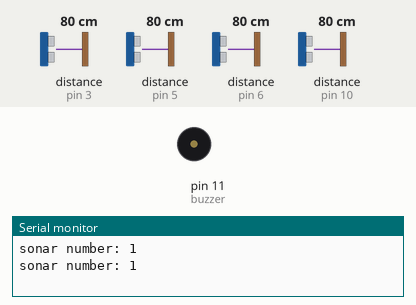
Recording of a sketch running on a simulated Arduino Uno, built with avr-gcc and run on an emulated ATmega328P. Shown: buzzer (waves = sounding), the last lines printed to the serial monitor. Wiring (inferred from the names in the program): 4 × ultrasonic range finder: trigger pin 2, echo pin 3 / trigger pin 4, echo pin 5 / trigger pin 7, echo pin 6 / trigger pin 12, echo pin 10. The test bench sets the inputs (shaded band); at power-on: distance to the obstacle (sensors on pin 3, pin 5, pin 6, pin 10) 80 cm. The echo pulse lasts 58.3 µs per cm.

Above: at 1.27 s.
1.3 s: distance to the obstacle (sensor on pin 3) set to 2 cm
4.3 s: distance to the obstacle (sensor on pin 5) set to 120 cm
7.3 s: distance to the obstacle (sensor on pin 6) set to 35 cm
10.3 s: distance to the obstacle (sensor on pin 10) set to 4 cm
13.3 s: distance to the obstacle (sensor on pin 3) set to 5 cm
At 15.4 s:
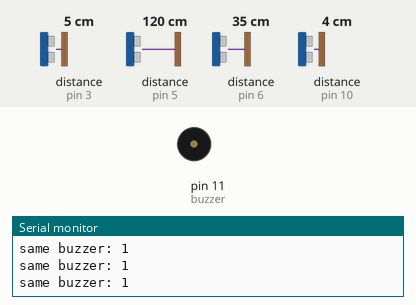
16.3 s: distance to the obstacle (sensor on pin 5) set to 2 cm
At 16.52 s:
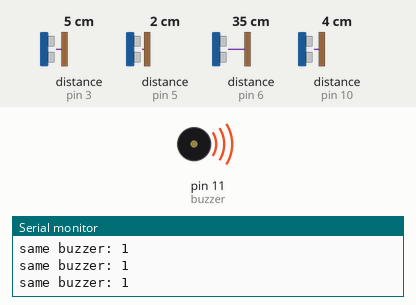
Timing chart, 0 to 19.3 s (numbered marks = the images above; inputs shaded):
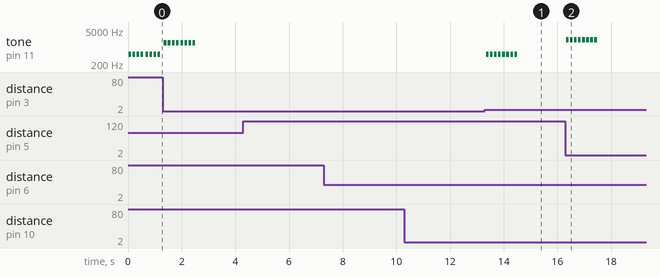

The sketch:

zone_code.ino
```cpp
//trigger pin does not need pwm
//echo pin needs pwm

#define sonars 4 //number of sonars
#define MAX_DIST 100.0
const int trigPin1 = 12;
const int echoPin1 = 10;
const int trigPin2 = 7;
const int echoPin2 = 6;
const int trigPin3 = 2;
const int echoPin3 = 3;
const int trigPin4 = 4;
const int echoPin4 = 5;
const int buzzer = 11;

bool same_sonar = false;
/*haha*/ long boi[2];

int trigArray[4] = {12, 7, 2, 4}; //array of the trig pins accessilbe via sonar_no - 1
int echoArray[4] = {10, 6, 3, 5}; //same thing as trigArray but for echo

int flag = 0;

bool done_init = false;

int buzzer_tones[] = {500, 1000, 1500, 2000}; // each element represents sonars #s 1-4

long init_dist[4];

int sonar_list[2];

int s_distance1 = 0;

int same_dist = 0;
int sonar_no = 0;
int sonar_zone = 0; //1, 2 for testing

void sensors(const int, const int, const int);
void buzzer_logic(const int);
int PrioritySonar(const long *);
int zone_check(const long);


void setup() {
  // put your setup code here, to run once:
  pinMode(trigPin1, OUTPUT); // Sets the trigPin as an Output
  pinMode(echoPin1, INPUT); // Sets the echoPin as an Input
  pinMode(trigPin2, OUTPUT);
  pinMode(echoPin2, INPUT);
  pinMode(trigPin3, OUTPUT);
  pinMode(echoPin3, INPUT);
  pinMode(trigPin4, OUTPUT);
  pinMode(echoPin4, INPUT);
  pinMode(buzzer, OUTPUT);
  for(int i = 0; i < 10; i++)
    sonar_list[i] = 1000;
  Serial.begin(9600); // Starts the serial communication

}

void loop() {
  done_init = false;

  //initialization to find the closest sonar
  sonar_no = 1;
  sensors(trigPin1, echoPin1, sonar_no);
  sonar_no++;
  sensors(trigPin2, echoPin2, sonar_no);
  sonar_no++;
  sensors(trigPin3, echoPin3, sonar_no);
  sonar_no++;
  sensors(trigPin4, echoPin4, sonar_no);
  sonar_no = 1;

  done_init = true; //after initializing, set to true to initial buzzing

  sonar_no = 1;

  sonar_no = PrioritySonar(init_dist);

  if(sonar_no == 1)
    sensors(trigPin1, echoPin1, sonar_no);
  if(sonar_no == 2)
    sensors(trigPin2, echoPin2, sonar_no);
  if(sonar_no == 3)
    sensors(trigPin3, echoPin3, sonar_no);
  if(sonar_no == 4)
    sensors(trigPin4, echoPin4, sonar_no);
}

//function with paramters trigPin, echoPin, sonar_no
//function activates sensors based on which which pins
//are passed in to the function
void sensors(const int trigPin, const int echoPin, const int sonar_no) {
  // Clears the trigPin
  // Serial.println("--------------------");
  // Serial.print("sonar number: ");
  // Serial.println(sonar_no);
  long s_duration1 = 0;
  long s_duration2 = 0;

  s_distance1 = 0;
  digitalWrite(trigPin, LOW);
  delayMicroseconds(2);

  // Sets the trigPin on HIGH state for 10 micro seconds
  digitalWrite(trigPin, HIGH);
  delayMicroseconds(10);
  digitalWrite(trigPin, LOW);

  // Reads the echoPin, returns the sound wave travel time in microseconds
  s_duration1 = pulseIn(echoPin, HIGH);

  // Calculating the first distance of S1 and S2
  s_distance1 = s_duration1 * 0.034 / 2;
  if(!done_init)
    init_dist[sonar_no-1] = s_distance1;

  if(done_init)
    buzzer_logic(s_distance1);
}


//just to return the distance from a sensor reading
int sensors2(const int trigPin, const int echoPin, const int sonar_no) {

  long s_duration1 = 0;
  long s_distance2 = 0;

  digitalWrite(trigPin, LOW);
  delayMicroseconds(2);

  // Sets the trigPin on HIGH state for 10 micro seconds
  digitalWrite(trigPin, HIGH);
  delayMicroseconds(10);
  digitalWrite(trigPin, LOW);

  // Reads the echoPin, returns the sound wave travel time in microseconds
  s_duration1 = pulseIn(echoPin, HIGH);

  // Calculating the first distance of S1 and S2
  s_distance2 = s_duration1 * 0.034 / 2;

  return s_distance2;
}

void buzzer_logic(const int s_d1){
    bool diff_sonar = true;
    if(!same_sonar){
      if(s_d1 < MAX_DIST){
        for(int i = 0; i < 4; i++){
          tone(buzzer,buzzer_tones[sonar_no-1]);
          delay(100);
          noTone(buzzer);
          delay(50);
        }
      }
      Serial.print("sonar number: ");
      Serial.println(sonar_no);
      if(flag > 0){
        Serial.print("s_distance1: ");
        Serial.println(s_distance1);
        sonar_zone = zone_check(s_distance1);
        Serial.print("current zone: ");
          Serial.println(sonar_zone);
        sonar_list[flag] = sonar_no;
        if(sonar_list[flag] == sonar_list[flag-1]){
          same_sonar = true;
          //flag = 0;
        }
        else
          flag = 0;
      }
      else{
        sonar_list[flag] = sonar_no;
        flag = 1;
      }
    }
    //logic for calculating the difference
    //can be done here
    else {
      long temp_arr[sonars];
      if(s_d1 > MAX_DIST){
        flag = 0;
        same_sonar = false;
      }
      if(same_sonar){
        noTone(buzzer);
        Serial.print("same buzzer: ");
        Serial.println(sonar_list[flag]);

        if(flag == 1){
          sonar_list[flag] = sonar_no;
          flag = 0;
        }
        else{
          sonar_list[flag] = sonar_no;
          flag = 1;
        }
        if(sonar_list[0] != sonar_list[1]){
          same_sonar = false;
          flag = 0;
        }

        if(zone_check(s_distance1) != -1 && sonar_zone != zone_check(s_distance1)){
          Serial.print("different zone: ");
          Serial.println(sonar_zone);
          sonar_zone = zone_check(s_distance1);
          flag = 0;
          same_sonar = false;
        }

        //need to set a range, if on same sonar and the range zone is different
        //test 0-10 10-20
      }


      }

    if(flag >= 2)
      flag = 0;
}

int PrioritySonar(const long * distances){
  long temp_d = distances[0];
  for(int i = 0; i < sonars; i++)
    if(temp_d > distances[i])
      temp_d = distances[i];
  for(int i = 0; i < sonars; i++)
    if(temp_d == distances[i])
      return i + 1;
}

int zone_check(const long s_d1){
  if(s_d1 > 0.0 && s_d1 < 10.0)
      return 1;
  else if(s_d1 >= 10.0 && s_d1 < 20.0)
      return 2;
  else if(s_d1 >= 20.0 && s_d1 < 30.0)
      return 3;
  else if(s_d1 >=30.0 && s_d1 < 40.0)
      return 4;
  else if(s_d1 >= 40.0 && s_d1 < 50.0)
      return 5;
  else if(s_d1 >= 50.0 && s_d1 < 60.0)
      return 6;
  else if(s_d1 >= 60.0 && s_d1 < 70.0)
      return 7;
  else if(s_d1 >= 70.0 && s_d1 < 80.0)
      return 8;
  else if(s_d1 >= 80.0 && s_d1 < 90.0)
      return 9;
  else if(s_d1 >= 90.0 && s_d1 < 100.0)
      return 10;
  else
      return -1; //error

}
```

Measured:
- after the input at 13.3 s, tone on pin 11 (buzzer): alternates 500 Hz for 0.10 s and silent for 0.05 s, 16 changes in all, then stays silent, starting at once
- after the input at 16.3 s, tone on pin 11 (buzzer): alternates 2000 Hz for 0.10 s and silent for 0.05 s, 16 changes in all, then stays silent, starting at once
- by itself, tone on pin 11 (buzzer): alternates 1500 Hz for 0.10 s and silent for 0.05 s, 16 changes in all, then stays silent
